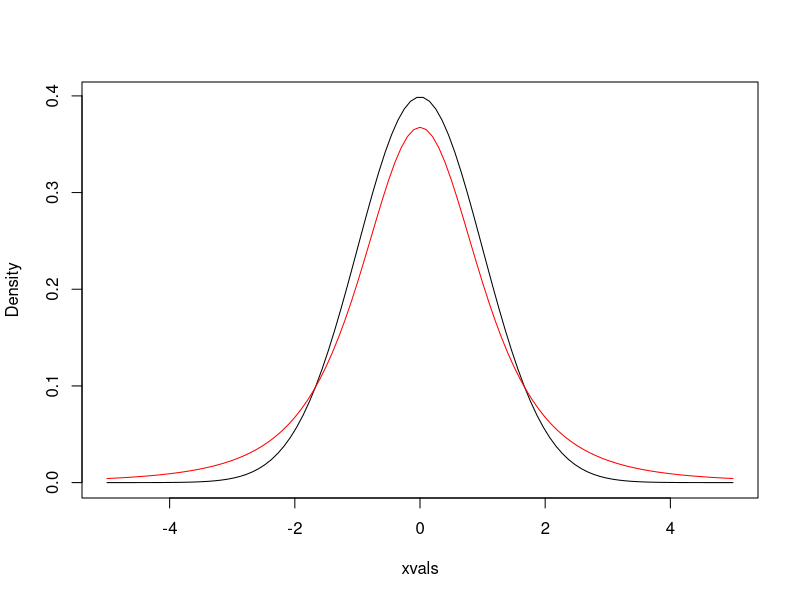
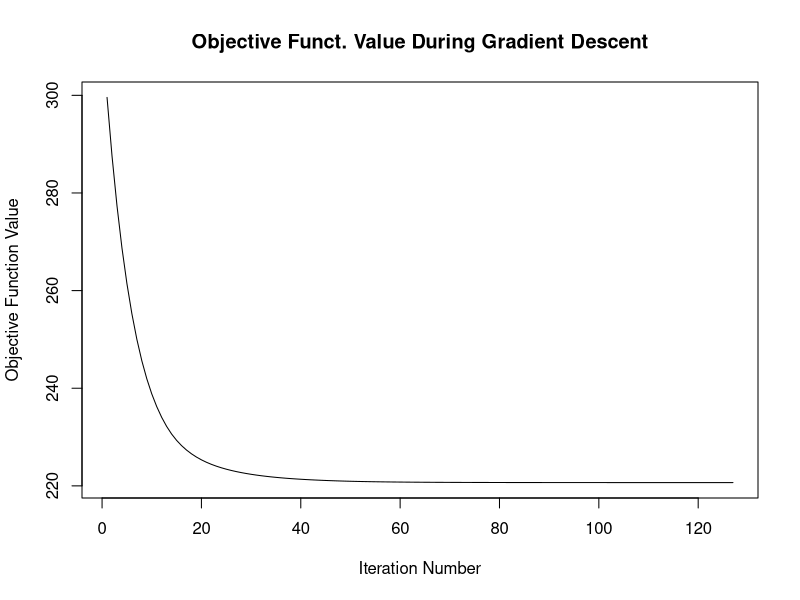
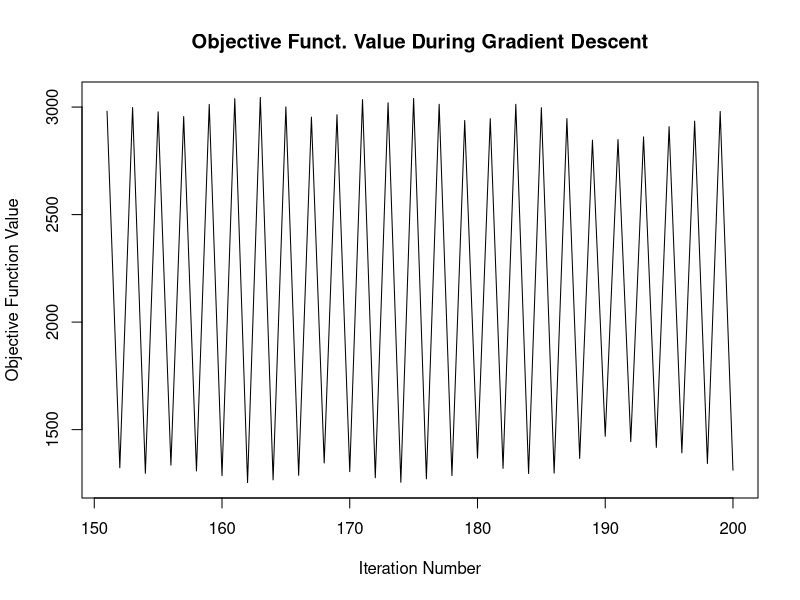
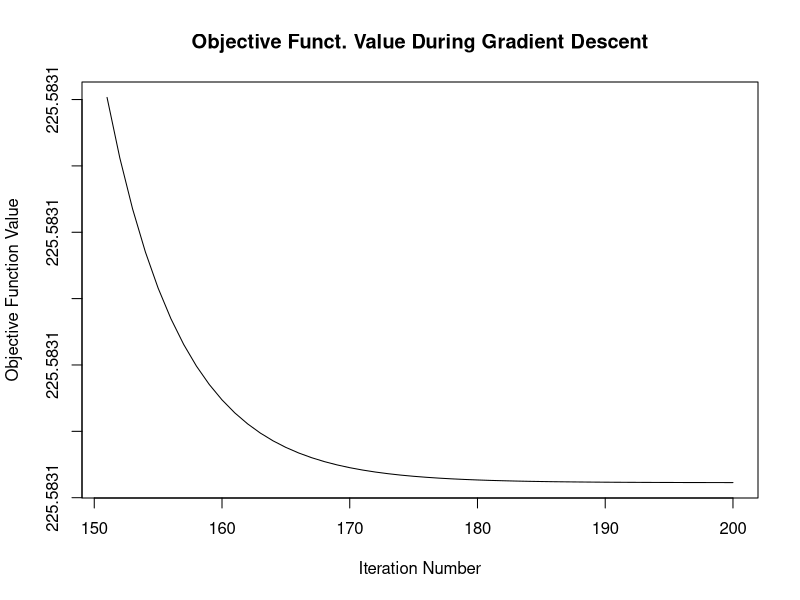

The R script that drew these images, in order:
## ---- chunk 1
n <- 100
p <- 10
s <- 3
set.seed(0)
x <- matrix(rnorm(n * p), n, p)
b <- c(-0.7, 0.7, 1, rep(0, p - s))
y <- x %*% b + rt(n, df = 2)
## ---- chunk 2
cors <- apply(x, 2, cor, y)
cors
order(abs(cors), decreasing = TRUE)
## ---- chunk 3
xvals <- seq(-5, 5, length.out = 100)
plot(xvals, dnorm(xvals), type = "l", ylab = "Density")
curve(dt(x, df = 3), add = TRUE, col = "red")
## ---- chunk 4
psi = function(r, c = 1) {
  return(ifelse(r^2 > c^2, 2*c*abs(r) - c^2, r^2))
}
## ---- chunk 5
huber.loss <- function(beta) {
  sum(psi(y - x %*% beta))
}
## ---- chunk 6
library(numDeriv)
grad.descent <- function(f, x0, max.iter = 200, step.size = 0.05, stopping.deriv = 0.01, ...) {
  
  n    <- length(x0)
  xmat <- matrix(0, nrow = n, ncol = max.iter)
  xmat[,1] <- x0
  
  for (k in 2:max.iter) {
    # Calculate the gradient
    grad.cur <- grad(f, xmat[ ,k-1], ...) 
    
    # Should we stop?
    if (all(abs(grad.cur) < stopping.deriv)) {
      k <- k-1; break
    }
    
    # Move in the opposite direction of the grad
    xmat[ ,k] <- xmat[ ,k-1] - step.size * grad.cur
  }
  
  xmat <- xmat[ ,1:k] # Trim
  return(list(x = xmat[,k], xmat = xmat, k = k))
}

gd <- grad.descent(huber.loss, x0 = rep(0,p), max.iter=200, step.size=0.001, stopping.deriv=0.1)
gd$x
gd$k
## ---- chunk 7
obj <- apply(gd$xmat[, 1:gd$k], 2, huber.loss)
plot(1:gd$k, obj, xlab = "Iteration Number", ylab = "Objective Function Value", type = "l", main = "Objective Funct. Value During Gradient Descent")
## ---- chunk 8
gd2 <- grad.descent(huber.loss, x0 = rep(0,p), max.iter=200, step.size=0.1, stopping.deriv=0.1)
gd2$x
gd2$k
obj <- apply(gd2$xmat[, 1:gd2$k], 2, huber.loss)
plot((gd2$k-49):gd2$k, obj[(gd2$k- 49):gd2$k], xlab = "Iteration Number", ylab = "Objective Function Value", type = "l", main = "Objective Funct. Value During Gradient Descent")
## ---- chunk 9
gd$x
b
## ---- chunk 10
sparse.grad.descent <- function(f, x0, max.iter = 200, step.size = 0.05, stopping.deriv = 0.01, ...) {
  
  n    <- length(x0)
  xmat <- matrix(0, nrow = n, ncol = max.iter)
  xmat[,1] <- x0
  
  for (k in 2:max.iter) {
    # Calculate the gradient
    grad.cur <- grad(f, xmat[ ,k-1], ...) 
    
    # Should we stop?
    if (all(abs(grad.cur) < stopping.deriv)) {
      k <- k-1; break
    }
    
    # Move in the opposite direction of the grad and threshold
    update                     <- xmat[ ,k-1] - step.size * grad.cur
    update[abs(update) < 0.05] <- 0
    xmat[ ,k]                  <- update
  }
  
  xmat <- xmat[ ,1:k] # Trim
  return(list(x = xmat[,k], xmat = xmat, k = k))
}

gd.sparse <- sparse.grad.descent(huber.loss, x0 = rep(0,p), max.iter=200, step.size=0.001, stopping.deriv=0.1)
gd.sparse$x
gd.sparse$k

# The below isn't necessary to be included in the homework, but it's interesting.
obj <- apply(gd.sparse$xmat[, 1:gd.sparse$k], 2, huber.loss)
plot((gd.sparse$k-49):gd.sparse$k, obj[(gd.sparse$k- 49):gd.sparse$k], xlab = "Iteration Number", ylab = "Objective Function Value", type = "l", main = "Objective Funct. Value During Gradient Descent")
## ---- chunk 11
lm0 <- lm(y ~ -1 + x)
lm0$coef
gd$x
gd.sparse$x
## ---- chunk 12
mse.loss <- function(beta) {
  mean((b - beta)^2)
}

mse.loss(lm0$coef)
mse.loss(gd$x)
mse.loss(gd.sparse$x)
## ---- chunk 13
set.seed(10)
y <- x %*% b + rt(n, df = 2)

gd <- grad.descent(huber.loss, x0 = rep(0,p), max.iter=200, step.size=0.001, stopping.deriv=0.1)
gd$x
gd$k

gd.sparse <- sparse.grad.descent(huber.loss, x0 = rep(0,p), max.iter=200, step.size=0.001, stopping.deriv=0.1)
gd.sparse$x
gd.sparse$k

mse.loss(gd$x)
mse.loss(gd.sparse$x)
## ---- chunk 14
num <- 10
sparse.MSEs <- rep(NA, num)
reg.MSEs    <- rep(NA, num)

for (i in 1:10) {
  y <- x %*% b + rt(n, df = 2)

  gd <- grad.descent(huber.loss, x0 = rep(0,p), max.iter=200, step.size=0.001, stopping.deriv=0.1)
  
  gd.sparse <- sparse.grad.descent(huber.loss, x0 = rep(0,p), max.iter=200, step.size=0.001, stopping.deriv=0.1)
  
  reg.MSEs[i]    <- mse.loss(gd$x)
  sparse.MSEs[i] <- mse.loss(gd.sparse$x)
}

mean(reg.MSEs)
mean(sparse.MSEs)
min(reg.MSEs)
min(sparse.MSEs)
